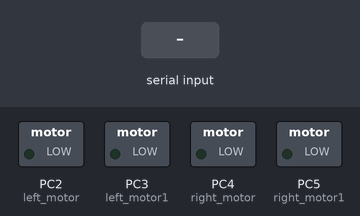
A program run on a simulated ATmega2560, built with avr-gcc and emulated at 16 MHz. Parts: switched loads named in the program (green lamp = pin HIGH). Inputs (shaded band) come from the test bench.

Above: at 1.2 s.
1.3 s: "F" received over Serial
At 2.1 s:
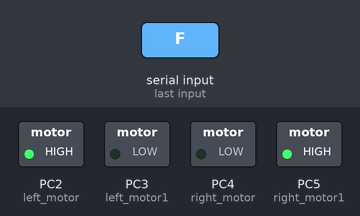
2.8 s: "B" received over Serial
At 3.2 s:
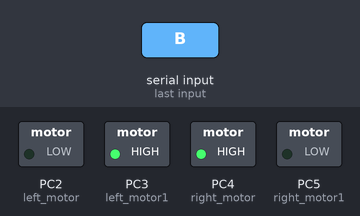
4.3 s: "L" received over Serial
At 5.5 s:
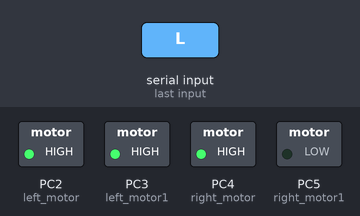
5.8 s: "1" received over Serial
At 7.9 s:
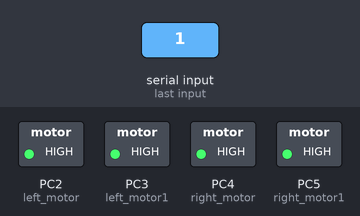
Timing chart, 0 to 9.4 s (numbered marks = the images above; inputs shaded):
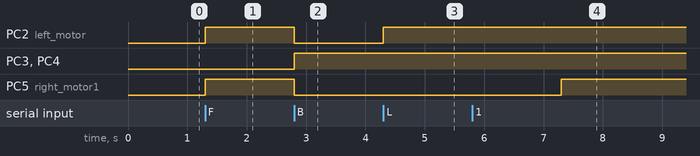

Measured:
- after the input at 1.3 s, PC2 (left_motor), PC5 (right_motor1): LOW → HIGH at once
- after the input at 2.8 s, PC2 (left_motor), PC5 (right_motor1): HIGH → LOW at once; PC3 (left_motor1), PC4 (right_motor): LOW → HIGH at once
- after the input at 4.3 s, PC2 (left_motor): LOW → HIGH at once
- after the input at 5.8 s, PC2 (left_motor): stays HIGH (without the input it goes to LOW after 1.5 s)

The program:

main.c
```c
/*
 * main.c
 *
 *  Created on: 01-May-2017
 *      Author: Aditya
 */

#include "uart.h"
#define left_motor 2	//PC0
#define left_motor1 3	//PC1
#define right_motor 4	//PC2
#define right_motor1 5	//PC3
#include<util/delay.h>

int main()
{
	DDRC|=(1<<left_motor);
	DDRC|=(1<<left_motor1);
	DDRC|=(1<<right_motor);
	DDRC|=(1<<right_motor1);
	uart_init();


	while(1)
	{
		if(uart_recieve()== 'F')
		{
			PORTC|=(1<<left_motor);
			PORTC&=~(1<<left_motor1);
			PORTC&=~(1<<right_motor);
			PORTC|=(1<<right_motor1);
		}

		if(uart_recieve()== 'B')
		{
			PORTC&=~(1<<left_motor);
			PORTC|=(1<<left_motor1);
			PORTC|=(1<<right_motor);
			PORTC&=~(1<<right_motor1);
		}

		if(uart_recieve()== 'L')
				{
					PORTC|=(1<<left_motor);
					PORTC|=(1<<left_motor1);
					PORTC|=(1<<right_motor);
					PORTC&=~(1<<right_motor1);
					_delay_ms(3000);
					PORTC|=(1<<left_motor);
					PORTC|=(1<<left_motor1);
					PORTC|=(1<<right_motor);
					PORTC|=(1<<right_motor1);


				}
		if(uart_recieve()== 'R')
				{
					PORTC&=~(1<<left_motor);
					PORTC|=(1<<left_motor1);
					PORTC|=(1<<right_motor);
					PORTC|=(1<<right_motor1);
				}


	}
}
```

uart.c
```c
/*
 * uart.c
 *
 *  Created on: 30-Apr-2017
 *      Author: Aditya
 */

#include "uart.h"
void uart_send(uint8_t senddata)
{
	while((UCSR0A & (1<<UDRE0)) == 0);
	UDR0=senddata;
}

uint8_t uart_recieve()
{
	while((UCSR0A& (1<<RXC0))==0);
	return UDR0;
}

void uart_init()
{
	//Load UBRRH - upper 8 bits
	UBRR0H =(BPS>>8);

	//Load UBRRH - lower 8 bits
	UBRR0L=(BPS);

	//Enable3
	UCSR0B|=(1<<TXEN0)|(1<<RXEN0);
}
```

uart.h
```c
/*
 * uart.h
 *
 *  Created on: 30-Apr-2017
 *      Author: Aditya
 */

#ifndef UART_H_
#define UART_H_
#define baudrate 9600
#define BPS ((F_CPU/(16UL*baudrate))-1)
#include<avr/io.h>

void uart_send(uint8_t senddata);	//sending
uint8_t uart_recieve(); //recieving
void uart_init();


#endif /* UART_H_ */
```
